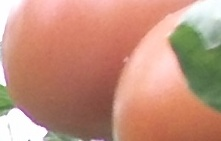
#> input picture Mydata/Maturity/result/0A_c_1.jpg, 221 x 141 px; its folder holds only this picture in this run
$ python maturtion.py
#> lines starting #> are read from the running program, lines starting #| are printed output that depends on the picture
# -*- coding: utf-8 -*-

import cv2
import glob
import matplotlib.pyplot as plt

path="/home/wenjie/darknet/scripts/VOCdevkit/Maturity/"
for imgfile in glob.glob("./*.jpg"):
    img=cv2.imread(imgfile)
#> img is the input picture: shape (141, 221, 3); mean B, G, R 123.8, 144.3, 195.2
    name= imgfile.split("/")[-1][:-4]
    width,height,chanel = img.shape
#> width = 141; height = 221; chanel = 3
    img_hsv = cv2.cvtColor(img,cv2.COLOR_BGR2HSV)
#> img_hsv: shape (141, 221, 3); mean H, S, V 20, 99.2, 198.2
    img_rgb = cv2.cvtColor(img,cv2.COLOR_BGR2RGB)
    histh = cv2.calcHist([img_hsv],[0],None,[180],[0,179])
#> histh = 180 values, max 4811 at index 6, min 0 at index 73, mean 172.7
    #caculate the maturity score
    mature_pixel = histh[0]+histh[1]+histh[2]+histh[3]+histh[4]+histh[5]+histh[6]+histh[7]+histh[8]+histh[9]+histh[10]+histh[175]+histh[176]+histh[177]+histh[178]+histh[179]
#> mature_pixel = [24423]
    halfmature_pixel =histh[11]+histh[12]+histh[13]+histh[14]+histh[15]
#> halfmature_pixel = [718]
    raremature_pixel = histh[16]+histh[17]+histh[18]+histh[19]+histh[20]
#> raremature_pixel = [235]
    total_pixel = width*height
#> total_pixel = 31161
    mature_score = int((mature_pixel*110+halfmature_pixel*80+raremature_pixel*60)/total_pixel)
#> mature_score = 88
    #plot the result
    plt.cla()
    plt.subplot(2,1,1)
    plt.imshow(img_rgb)
    plt.title('Tomato image, maturity score:%d'%mature_score)
    plt.subplot(2,1,2)
    plt.plot(histh,label="H")
    plt.title('Hue Histogram')
    plt.xlabel('Hue')
    plt.ylabel('Pixels number')
    plt.subplots_adjust(left=None,bottom=None,right = None,top= None,wspace=1,hspace=0.5)
    plt.savefig('./histogram/'+name+'_h.jpg')
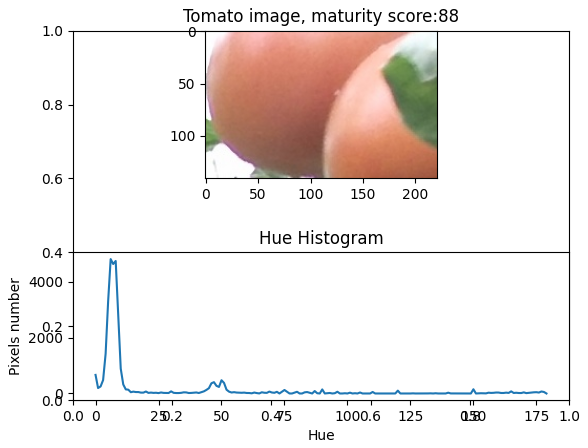
#> figure drawn by matplotlib, 2 panels; panel 2: curve peaks at x = 6, y = 4811


$ run again, on Mydata/Maturity/result/0A_c_7.jpg
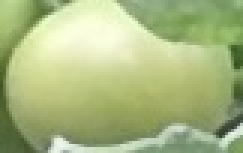
#> input picture Mydata/Maturity/result/0A_c_7.jpg, 81 x 51 px (shown 3 times larger)
#> img is the input picture: shape (51, 81, 3); mean B, G, R 130, 185.2, 169.8
#> img_hsv: shape (51, 81, 3); mean H, S, V 39.2, 79.6, 185.2
#> histh = 180 values, max 667 at index 34, min 0 at index 0, mean 22.95
#> mature_pixel = [0]
#> mature_score = 0
#> `plt.savefig('./histogram/'+name+'_h.jpg')`:
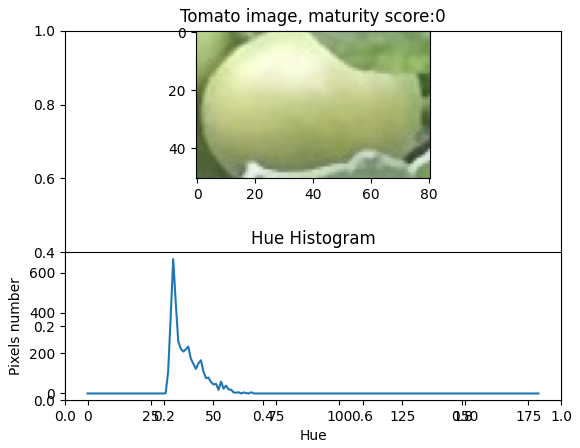
#> figure drawn by matplotlib, 2 panels; panel 2: curve peaks at x = 34, y = 667

$ run again, on Mydata/Maturity/result/10A_c_0.jpg
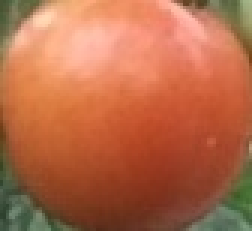
#> input picture Mydata/Maturity/result/10A_c_0.jpg, 84 x 77 px (shown 3 times larger)
#> img is the input picture: shape (77, 84, 3); mean B, G, R 72.6, 106.3, 181.4
#> img_hsv: shape (77, 84, 3); mean H, S, V 12.3, 154, 182.8
#> histh = 180 values, max 1241 at index 7, min 0 at index 0, mean 35.93
#> mature_pixel = [4718]
#> halfmature_pixel = [930]
#> raremature_pixel = [136]
#> mature_score = 93
#> `plt.savefig('./histogram/'+name+'_h.jpg')`:
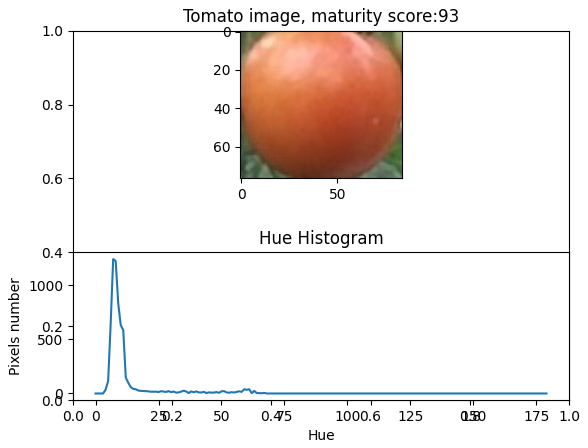
#> figure drawn by matplotlib, 2 panels; panel 2: curve peaks at x = 7, y = 1241

$ run again, on Mydata/Maturity/result/10A_c_2.jpg
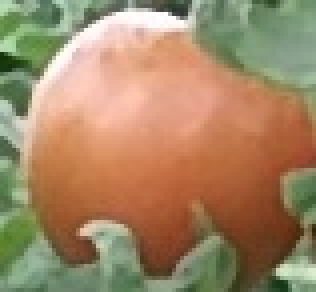
#> input picture Mydata/Maturity/result/10A_c_2.jpg, 79 x 73 px (shown 4 times larger)
#> img is the input picture: shape (73, 79, 3); mean B, G, R 101.2, 134.7, 162.7
#> img_hsv: shape (73, 79, 3); mean H, S, V 26.2, 106.8, 171.1
#> histh = 180 values, max 893 at index 10, min 0 at index 71, mean 32.03
#> mature_pixel = [1816]
#> halfmature_pixel = [1429]
#> raremature_pixel = [226]
#> mature_score = 56
#> `plt.savefig('./histogram/'+name+'_h.jpg')`:
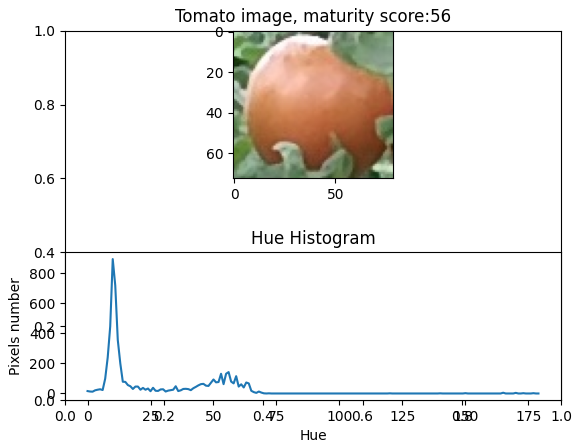
#> figure drawn by matplotlib, 2 panels; panel 2: curve peaks at x = 10, y = 893

$ run again, on Mydata/Maturity/result/0A_c_2.jpg
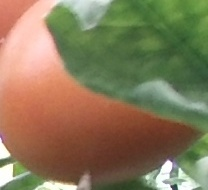
#> input picture Mydata/Maturity/result/0A_c_2.jpg, 208 x 190 px
#> img is the input picture: shape (190, 208, 3); mean B, G, R 89.4, 121.4, 135.6
#> img_hsv: shape (190, 208, 3); mean H, S, V 31.1, 107.2, 149.4
#> histh = 180 values, max 5596 at index 8, min 0 at index 89, mean 219.5
#> mature_pixel = [16099]
#> halfmature_pixel = [2398]
#> raremature_pixel = [718]
#> mature_score = 50
#> `plt.savefig('./histogram/'+name+'_h.jpg')`:
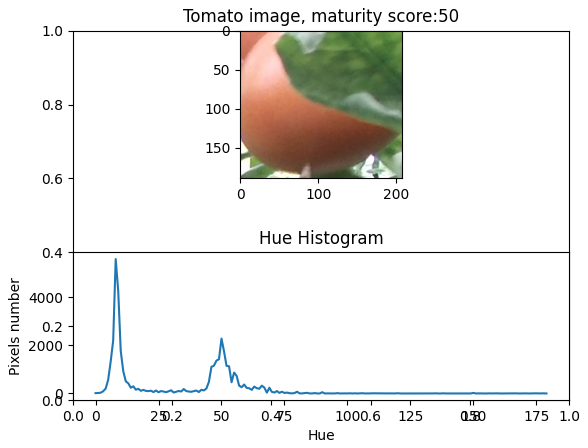
#> figure drawn by matplotlib, 2 panels; panel 2: curve peaks at x = 8, y = 5596
